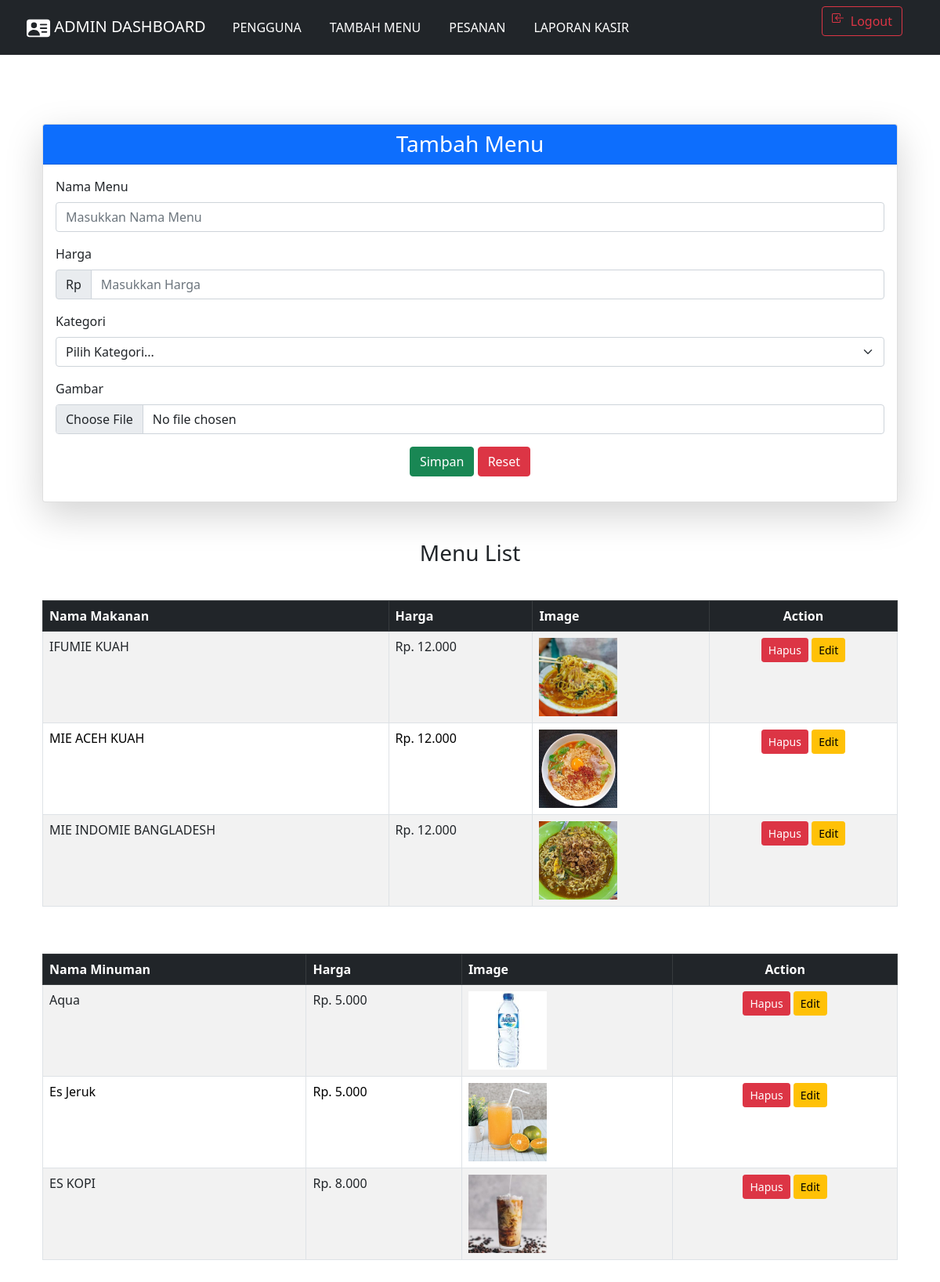
The page /tambah-menu.php on the database its author committed.
### tables this page shows
CREATE TABLE `menu` (
  `id_menu` int(11) NOT NULL,
  `nama_menu` varchar(255) NOT NULL,
  `harga` decimal(10,0) NOT NULL,
  `kategori` enum('Makanan','Minuman') NOT NULL,
  `img` varchar(255) NOT NULL
);

### tambah-menu.php (the view, shortened to what this page needs)
<?php include "header-admin.php"; ?>
<link href="https://cdn.jsdelivr.net/npm/bootstrap@5.0.2/dist/css/bootstrap.min.css" rel="stylesheet">
<body>
    <div class="container my-5">
        <div class="card shadow-lg">
            <div class="card-header bg-primary text-white text-center">
                <h3 class="mb-0">Tambah Menu</h3>
            </div>
            <div class="card-body">
                <form action="./backend/proses.php" method="post" enctype="multipart/form-data">
                    <div class="mb-3">
                        <label for="nama_menu" class="form-label">Nama Menu</label>
                        <input type="text" class="form-control" name="nama_menu" id="nama_menu" placeholder="Masukkan Nama Menu" required>
                    </div>
                    <div class="mb-3">
                        <label for="harga" class="form-label">Harga</label>
                        <div class="input-group">
                            <span class="input-group-text">Rp</span>
                            <input type="text" name="harga" id="harga" class="form-control" placeholder="Masukkan Harga" required>
                        </div>
                    </div>
                    <div class="mb-3">
                        <label for="kategori" class="form-label">Kategori</label>
                        <select id="kategori" name="kategori" class="form-select" required>
                            <option value="" disabled selected>Pilih Kategori...</option>
                        </select>
                    </div>
                    <div class="mb-3">
                        <label for="img" class="form-label">Gambar</label>
                        <input type="file" name="img" class="form-control" id="img" required>
                    </div>
                    <div class="text-center">
                        <button type="submit" class="btn btn-success">Simpan</button>
                        <button type="reset" class="btn btn-danger">Reset</button>
                    </div>
                </form>
            </div>
        </div>
        <h3 class="mt-5 text-center">Menu List</h3>
        <div class="table-responsive mt-4">
            <table class="table table-bordered table-striped">
                <thead class="table-dark">
                    <tr>
                        <th>Nama Makanan</th>
                        <th>Harga</th>
                        <th>Image</th>
                        <th class="text-center">Action</th>
                    </tr>
                </thead>
                <tbody>
                    <?php
                    require "./backend/koneksi.php";
                    $dataMakanan = mysqli_query($koneksi, "SELECT * FROM menu WHERE kategori = 'Makanan'") or die(mysqli_error($koneksi));
                    while ($row = mysqli_fetch_array($dataMakanan)) {
                    ?>
                        <tr>
                            <td><?= htmlspecialchars($row['nama_menu']); ?></td>
                            <td>Rp. <?= number_format($row['harga'], 0, ',', '.'); ?></td>
                            <td><img src="./gambar/<?= htmlspecialchars($row['img']); ?>" style="width: 100px; height: 100px; object-fit: cover;"></td>
                            <td class="text-center">
                                <a href="./backend/delete.php?id_menu=<?= $row['id_menu']; ?>" class="btn btn-danger btn-sm">Hapus</a>
                                <a href="./edit-menu.php?id_menu=<?= $row['id_menu']; ?>" class="btn btn-warning btn-sm">Edit</a>
                            </td>
                        </tr>
                    <?php } ?>
                </tbody>
            </table>
        </div>
        <div class="table-responsive mt-4">
            <table class="table table-bordered table-striped">
                <thead class="table-dark">
                    <tr>
                        <th>Nama Minuman</th>
                        <th>Harga</th>
                        <th>Image</th>
                        <th class="text-center">Action</th>
                    </tr>
                </thead>
                <tbody>
                    <?php
                    $dataMinuman = mysqli_query($koneksi, "SELECT * FROM menu WHERE kategori = 'Minuman'") or die(mysqli_error($koneksi));
                    while ($row = mysqli_fetch_array($dataMinuman)) {
                    ?>
                        <tr>
                            <td><?= htmlspecialchars($row['nama_menu']); ?></td>
                            <td>Rp. <?= number_format($row['harga'], 0, ',', '.'); ?></td>
                            <td><img src="./gambar/<?= htmlspecialchars($row['img']); ?>" style="width: 100px; height: 100px; object-fit: cover;"></td>
                            <td class="text-center">
                                <a href="./backend/delete.php?id_menu=<?= $row['id_menu']; ?>" class="btn btn-danger btn-sm">Hapus</a>
                                <a href="./edit-menu.php?id_menu=<?= $row['id_menu']; ?>" class="btn btn-warning btn-sm">Edit</a>
                            </td>
                        </tr>
                    <?php } ?>
                </tbody>
            </table>
        </div>
    </div>
</body>
</html>

### header-admin.php (style rules this page uses)
body { font-family: Arial, sans-serif; background-color: #f8f9fa; margin: 0; padding: 0; }
table { width: 100%; border-collapse: collapse; margin: 20px 0; }
table, th, td { border: 1px solid #ddd; }
th, td { padding: 10px; text-align: left; }
th { background-color: #007bff; color: white; }

### rows shown on the page
menu: nama_menu "IFUMIE KUAH", harga "12.000", img (picture)
menu: nama_menu "MIE ACEH KUAH", harga "12.000", img (picture)
menu: nama_menu "MIE INDOMIE BANGLADESH", harga "12.000", img (picture)
menu: nama_menu "Aqua", harga "5.000", img (picture)
menu: nama_menu "Es Jeruk", harga "5.000", img (picture)
menu: nama_menu "ES KOPI", harga "8.000", img (picture)
